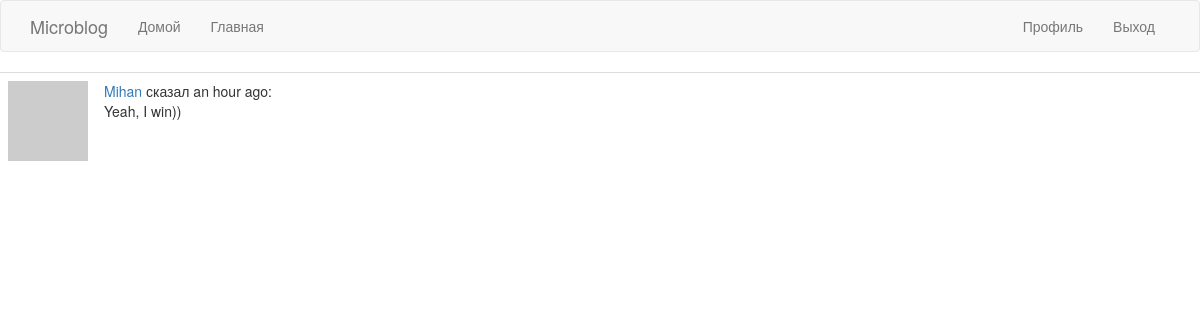
The app's page /post/8 (signed in) with its own data.
### app/models.py (models this page shows, shortened)
class User(UserMixin, db.Model):  # таблица пользователей в БД
    id = db.Column(db.Integer, primary_key=True)
    username = db.Column(db.String(64), index=True, unique=True)
    email = db.Column(db.String(120), index=True, unique=True)
    password_hash = db.Column(db.String(128))
    posts = db.relationship('Post', backref='author', lazy='dynamic')
    about_me = db.Column(db.String(140))
    last_seen = db.Column(db.DateTime, default=datetime.utcnow)
    followed = db.relationship(
        'User', secondary=followers,  # secondary - таблица конфигураций
        primaryjoin=(followers.c.follower_id == id),  # условие связывающее с левой стороны(follower)
        secondaryjoin=(followers.c.followed_id == id),  # условие связывающее с правой стороны(followed)
        backref=db.backref('followers', lazy='dynamic'), lazy='dynamic'
    )
    def avatar(self, size):  # изображение аватара
        digest = md5(self.email.lower().encode(
            'utf-8')).hexdigest()  # конвертирование почты в нижний регистр, далее в 16-ю строку
        return 'https://www.gravatar.com/avatar/{}?d=identicon&s={}'.format(digest, size)

class Post(db.Model):  # таблица постов в БД
    id = db.Column(db.Integer, primary_key=True)
    body = db.Column(db.String(140))
    timestamp = db.Column(db.DateTime, index=True, default=datetime.utcnow)
    user_id = db.Column(db.Integer, db.ForeignKey('user.id'))

### app/main/routes.py (the view)
@bp.route('/post/<id>')
@login_required
def post(id):
    post = Post.query.filter_by(id=id).first_or_404()  # загрузка пользователя\выдача ошибки 404
    return render_template('post.html', post=post, id=id)

### app/main/routes.py (called while the page is built)
@bp.before_request  # последняя активность пользователя
def before_request():  # логика последней активности пользователя
    if current_user.is_authenticated:  # проверка на авторизацию
        current_user.last_seen = datetime.utcnow()
        db.session.commit()

### app/models.py (called while the page is built)
@login.user_loader  # регистрирование пользовательского загрузчика
def load_user(id):
    return User.query.get(int(id))

### app/templates/post.html (shortened to what this page needs)
{% extends "base.html" %}
{% block content %}
<table class="table table-hover">
  <tr valign="top">
      <td width="70px">
          <a href="{{ url_for('main.user', username=post.author.username) }}">
              <img src="{{ post.author.avatar(36) }}">
          </a>
      </td>
      <td>
          <a href="{{ url_for('main.user', username=post.author.username) }}">
              {{ post.author.username }}
          </a>
          сказал {{ moment(post.timestamp).fromNow() }}:
          <br>
          {{ post.body }}
      </td>
      <td>
      </td>
  </tr>
</table>
{% endblock %}

### records on screen
User: author.username "Mihan"
Post: timestamp "an hour ago", body "Yeah, I win))"
